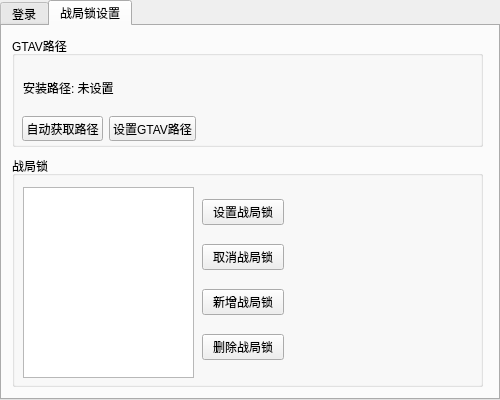
<?xml version="1.0" encoding="UTF-8"?>
<ui version="4.0">
 <class>MainWindow</class>
 <widget class="QMainWindow" name="MainWindow">
  <property name="geometry">
   <rect>
    <x>0</x>
    <y>0</y>
    <width>500</width>
    <height>400</height>
   </rect>
  </property>
  <property name="minimumSize">
   <size>
    <width>500</width>
    <height>400</height>
   </size>
  </property>
  <property name="maximumSize">
   <size>
    <width>500</width>
    <height>400</height>
   </size>
  </property>
  <property name="windowTitle">
   <string>MainWindow</string>
  </property>
  <widget class="QWidget" name="central_widget">
   <property name="enabled">
    <bool>true</bool>
   </property>
   <property name="minimumSize">
    <size>
     <width>0</width>
     <height>400</height>
    </size>
   </property>
   <widget class="QTabWidget" name="tab_main">
    <property name="enabled">
     <bool>true</bool>
    </property>
    <property name="geometry">
     <rect>
      <x>0</x>
      <y>0</y>
      <width>500</width>
      <height>400</height>
     </rect>
    </property>
    <property name="minimumSize">
     <size>
      <width>500</width>
      <height>400</height>
     </size>
    </property>
    <property name="maximumSize">
     <size>
      <width>500</width>
      <height>400</height>
     </size>
    </property>
    <property name="currentIndex">
     <number>1</number>
    </property>
    <property name="documentMode">
     <bool>false</bool>
    </property>
    <property name="tabsClosable">
     <bool>false</bool>
    </property>
    <property name="movable">
     <bool>false</bool>
    </property>
    <property name="tabBarAutoHide">
     <bool>false</bool>
    </property>
    <widget class="QWidget" name="tab_login">
     <property name="enabled">
      <bool>false</bool>
     </property>
     <attribute name="title">
      <string>登录</string>
     </attribute>
     <widget class="QLabel" name="lab_login_img">
      <property name="geometry">
       <rect>
        <x>30</x>
        <y>30</y>
        <width>300</width>
        <height>300</height>
       </rect>
      </property>
      <property name="text">
       <string/>
      </property>
     </widget>
     <widget class="QWidget" name="layoutWidget">
      <property name="geometry">
       <rect>
        <x>350</x>
        <y>60</y>
        <width>131</width>
        <height>231</height>
       </rect>
      </property>
      <layout class="QVBoxLayout" name="vl_login">
       <item>
        <widget class="QLabel" name="lab_login_info">
         <property name="text">
          <string>账号信息:未登录</string>
         </property>
        </widget>
       </item>
       <item>
        <widget class="QPushButton" name="btn_img_refresh">
         <property name="text">
          <string>刷新二维码</string>
         </property>
        </widget>
       </item>
       <item>
        <widget class="QPushButton" name="btn_logout">
         <property name="text">
          <string>注销登录</string>
         </property>
        </widget>
       </item>
      </layout>
     </widget>
    </widget>
    <widget class="QWidget" name="tab_startup">
     <attribute name="title">
      <string>战局锁设置</string>
     </attribute>
     <widget class="QGroupBox" name="gb_startup">
      <property name="geometry">
       <rect>
        <x>10</x>
        <y>130</y>
        <width>471</width>
        <height>231</height>
       </rect>
      </property>
      <property name="title">
       <string>战局锁</string>
      </property>
      <widget class="QListWidget" name="list_startup">
       <property name="geometry">
        <rect>
         <x>11</x>
         <y>31</y>
         <width>171</width>
         <height>191</height>
        </rect>
       </property>
      </widget>
      <widget class="QWidget" name="layoutWidget">
       <property name="geometry">
        <rect>
         <x>190</x>
         <y>30</y>
         <width>82</width>
         <height>191</height>
        </rect>
       </property>
       <layout class="QVBoxLayout" name="vl_startup_btn">
        <item>
         <widget class="QPushButton" name="btn_set_startup">
          <property name="text">
           <string>设置战局锁</string>
          </property>
         </widget>
        </item>
        <item>
         <widget class="QPushButton" name="btn_unset_startup">
          <property name="text">
           <string>取消战局锁</string>
          </property>
         </widget>
        </item>
        <item>
         <widget class="QPushButton" name="btn_add_startup">
          <property name="text">
           <string>新增战局锁</string>
          </property>
         </widget>
        </item>
        <item>
         <widget class="QPushButton" name="btn_del_startup">
          <property name="text">
           <string>删除战局锁</string>
          </property>
         </widget>
        </item>
       </layout>
      </widget>
     </widget>
     <widget class="QGroupBox" name="gb_game_path">
      <property name="geometry">
       <rect>
        <x>10</x>
        <y>10</y>
        <width>471</width>
        <height>111</height>
       </rect>
      </property>
      <property name="title">
       <string>GTAV路径</string>
      </property>
      <widget class="QWidget" name="layoutWidget">
       <property name="geometry">
        <rect>
         <x>10</x>
         <y>80</y>
         <width>174</width>
         <height>25</height>
        </rect>
       </property>
       <layout class="QHBoxLayout" name="hl_game_path_btn">
        <item>
         <widget class="QPushButton" name="btn_auto_game_path">
          <property name="text">
           <string>自动获取路径</string>
          </property>
         </widget>
        </item>
        <item>
         <widget class="QPushButton" name="btn_set_game_path">
          <property name="text">
           <string>设置GTAV路径</string>
          </property>
         </widget>
        </item>
       </layout>
      </widget>
      <widget class="QLabel" name="lab_game_path">
       <property name="geometry">
        <rect>
         <x>11</x>
         <y>31</y>
         <width>441</width>
         <height>41</height>
        </rect>
       </property>
       <property name="text">
        <string>安装路径: 未设置</string>
       </property>
      </widget>
     </widget>
    </widget>
   </widget>
  </widget>
 </widget>
 <resources/>
 <connections/>
</ui>
